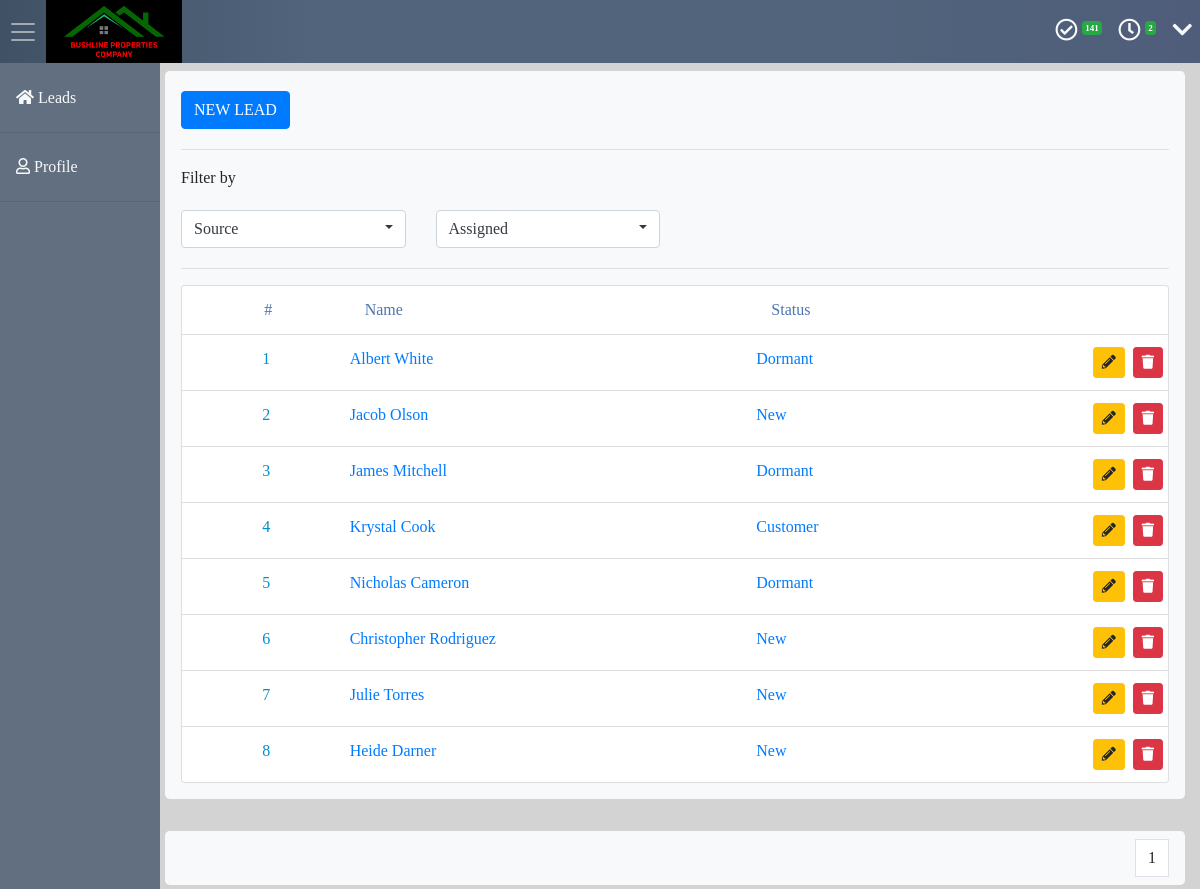
The app's page /?source=Facebook (signed in) with its own data.
### lead/models.py (models this page shows, shortened)
class Lead(models.Model):
    status = models.ForeignKey(Status, on_delete=models.CASCADE)
    source = models.ForeignKey(Source, on_delete=models.CASCADE)
    assigned = models.ForeignKey(User, on_delete=models.CASCADE)
    name = models.CharField(max_length=100)
    location = models.CharField(max_length=100, blank=True, null=True)
    phonenumber = models.CharField(max_length=100)
    email = models.EmailField(blank=True, null=True)
    description = models.TextField(blank=True, null=True)
    trash = models.BooleanField(default=False)
    active = models.BooleanField(default=True)

class Status(models.Model):
    name = models.CharField(max_length=100, default='completed')
    def __str__(self):
        return str(self.name)

### lead/views.py (the view)
# urls.py: path('', views.LeadListView.as_view(), name="lead_list"),
class LeadListView(LoginRequiredMixin, ListView):
    model = Lead
    def get_context_data(self, **kwargs):
        context = super().get_context_data(**kwargs)
        if self.request.user.is_authenticated:
            context['task_count'] = Task.objects.filter(
                author=self.request.user, trash=False).exclude(
                lead__trash=True).all()
            qs = self.get_queryset()
            sort1 = self.request.GET.get('source')
            if sort1:
                qs = qs.filter(source__name=sort1).all()
            sort2 = self.request.GET.get('status')
            if sort2:
                qs = qs.filter(status__name=sort2).all()
            paginator = Paginator(qs, 12)
            page = self.request.GET.get('page')
            leads = paginator.get_page(page)
            context['lead_list'] = leads
            context['reminders'] = Reminder.objects.filter(
                task__completed=False,
                dueDate__gte=timezone.now().today(),  # make sure that the dueDate has not expired
                task__author=self.request.user,  # the user is the one is the owner
                trash=False  # the reminder is not in the trash
            ).all()
            source = Source.objects.all()
            context['source'] = source
            context['status'] = Status.objects.all()
        return context
    def get_queryset(self):
        return Lead.objects.filter(trash=False, assigned=self.request.user).order_by('-pk').all()

### lead/templates/lead/lead_list.html (shortened to what this page needs)
{% extends "lead/base.html" %}
    {% block content %}
    <div class="container">
      <div class="row">
        <div class="col-12">
          <div class="jumbotron p-3 mt-2">
            <div class="buttons">
              <a href="{% url 'lead_new' %}" class="btn btn-sm-mobile text-left btn-primary my-1">NEW LEAD</a>
            </div>
            <hr />
            <div class="filters">
              <p>Filter by</p>
              <div class="row">
                <div class="col-12 col-md-3">
                  <div class="btn-group btn-filters my-1">
                    <button type="button" class="btn btn-secondary text-dark dropdown-toggle" data-toggle="dropdown"
                      aria-haspopup="true" aria-expanded="false">
                      Source
                    </button>
                  </div>
                </div>
                <div class="col-12 col-md-3">
                  <div class="btn-group btn-filters my-1">
                    <button type="button" class="btn btn-secondary text-dark dropdown-toggle" data-toggle="dropdown"
                      aria-haspopup="true" aria-expanded="false">
                      Assigned
                    </button>
                  </div>
                </div>
              </div>
            </div>
            <div class="row">
              <div class="col-12">{% include 'lead/tables.html' with leads=lead_list %}</div>
            </div>
          </div>
          <div class="jumbotron px-3 py-2 mt-2 mb-1 d-flex justify-content-end">
            <nav aria-label="Page navigation">
              <ul class="pagination m-0 ">
                <li class="page-item">
                  <a class="page-link" disabled>{{lead_list.number}}</a>
                </li>
              </ul>
            </nav>
          </div>
        </div>
      </div>
    </div>
    {% endblock content %}

### lead/templates/lead/tables.html
<hr>
<ul id="lead" class="list-group">
    <li class="list-group-item">
        <div class="row text-diff">
            <div class="col-2 text-center">#</div>
            <div class="col-7 col-md-5 ">Name</div>
            <div class="col-3 col-md-2">Status</div>
            <div class="col-md-3 "></div>
        </div>
    </li>
    {% for lead in leads %}
    <li class="list-group-item">
        <div class="row">
            <div class="col-2 pr-1 pl-0 text-center">
                {{ forloop.counter }}
            </div>
            <div class="col-7 col-md-5 px-0 ">
                <a href="/{{lead.pk}}/">
                    {{lead.name}}
                </a>
            </div>
            <div class="col-3 col-md-2 px-0 ">
                <a href="/{{lead.pk}}/">
                    {{lead.status}}
                </a>
            </div>
            <div id="vismd" class="col-12 col-md-3 px-0 text-right">
                <a href="{% url 'lead_edit' pk=lead.pk %}" class="btn btn-warning btn-sm mr-1" data-toggle="tooltip"
                    data-placement="bottom" title="Edit"><i class="fas fa-pencil-alt"></i></a>
                <a href="{% url 'lead_remove' pk=lead.pk %}" class="btn btn-danger btn-sm" data-toggle="tooltip"
                    data-placement="bottom" title="Delete"><i class="fas fa-trash"></i></a>
            </div>
        </div>
    </li>
    {% endfor %}
</ul>

### lead/static/css/style.css (style rules this page uses)
* { margin: 0; padding: 0; }
body { background-color: lightgrey; font-family: "Roboto, 'Helvetica Neue', Helvetica, Arial, sans-serif"; }
.jumbotron { background-color: #f8f9fa!important; }
#lead { color: #008ece; }
.text-diff { color: #4e75ad; }
.btn-filters { width: 100%; }
.btn-filters button { border: 1px solid #ced4da; text-align: left; background-color: #fff !important; }
.btn-filters button::after { float: right; margin-top: .5em; }

### records on screen
Lead: name "Albert White", status "Dormant"
Lead: name "Jacob Olson", status "New"
Lead: name "James Mitchell", status "Dormant"
Lead: name "Krystal Cook", status "Customer"
Lead: name "Nicholas Cameron", status "Dormant"
Lead: name "Christopher Rodriguez", status "New"
Lead: name "Julie Torres", status "New"
Lead: name "Heide Darner", status "New"

### other values on screen
{{ task_count|length }} "141"
{{ reminders|length }} "2"
{{ lead_list.number }} "1"
